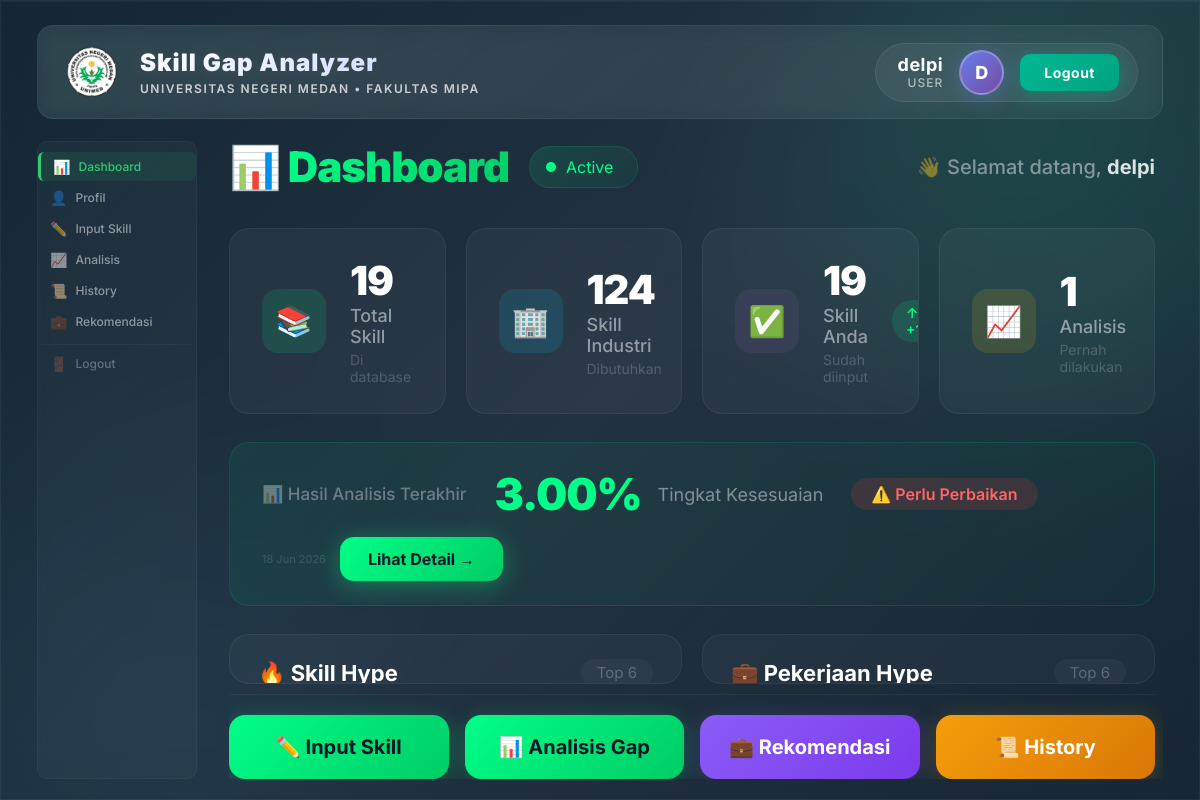
Page /dashboard/dashboard.php (signed in) on the committed database.
### tables this page shows
CREATE TABLE `users` (
  `id` int(11) NOT NULL,
  `name` varchar(100) NOT NULL,
  `email` varchar(100) NOT NULL,
  `password` varchar(255) NOT NULL,
  `created_at` timestamp NOT NULL DEFAULT current_timestamp()
);

CREATE TABLE `analysis_history` (
  `id` int(11) NOT NULL,
  `user_id` int(11) NOT NULL,
  `match_percentage` decimal(5,2) NOT NULL,
  `matched_skills` text DEFAULT NULL,
  `gap_skills` text DEFAULT NULL,
  `created_at` timestamp NOT NULL DEFAULT current_timestamp()
);

### dashboard/dashboard.php (the view, shortened to what this page needs)
<?php
require_once '../config/database.php';
$stmt = $pdo->prepare("SELECT name FROM users WHERE id = ?");
$stmt->execute([$_SESSION['user_id']]);
$user = $stmt->fetch();
$totalSkills = $pdo->query("SELECT COUNT(*) FROM skills")->fetchColumn();
$totalIndustry = $pdo->query("SELECT COUNT(*) FROM industry_skills")->fetchColumn();
$stmt = $pdo->prepare("SELECT COUNT(*) FROM user_skills WHERE user_id = ?");
$stmt->execute([$_SESSION['user_id']]);
$userSkillCount = $stmt->fetchColumn();
$stmt = $pdo->prepare("SELECT COUNT(*) FROM analysis_history WHERE user_id = ?");
$stmt->execute([$_SESSION['user_id']]);
$historyCount = $stmt->fetchColumn();
$trendingSkills = $pdo->query("SELECT * FROM trending_skills ORDER BY trend_score DESC LIMIT 6")->fetchAll();
$trendingJobs = $pdo->query("SELECT * FROM trending_jobs ORDER BY trend_score DESC LIMIT 6")->fetchAll();
$stmt = $pdo->prepare("SELECT * FROM analysis_history WHERE user_id = ? ORDER BY created_at DESC LIMIT 1");
$stmt->execute([$_SESSION['user_id']]);
$lastAnalysis = $stmt->fetch();
include '../includes/header.php';
?>
<div class="dashboard-wrapper">
    <?php include '../includes/sidebar.php'; ?>
    <div class="dashboard-main">
        <div class="dashboard-header">
            <div class="left-section">
                <h1>📊 <span>Dashboard</span></h1>
                <div class="welcome-badge">
                    <span class="dot"></span>
                    Active
                </div>
            </div>
            <div class="greeting">
                👋 Selamat datang, <strong><?= htmlspecialchars($user['name']) ?></strong>
            </div>
        </div>
        <div class="stats-grid">
            <div class="stat-card">
                <div class="stat-icon-wrap green">📚</div>
                <div class="stat-info">
                    <div class="stat-number"><?= $totalSkills ?></div>
                    <div class="stat-label">Total Skill</div>
                    <div class="stat-sub">Di database</div>
                </div>
            </div>
            <div class="stat-card">
                <div class="stat-icon-wrap blue">🏢</div>
                <div class="stat-info">
                    <div class="stat-number"><?= $totalIndustry ?></div>
                    <div class="stat-label">Skill Industri</div>
                    <div class="stat-sub">Dibutuhkan</div>
                </div>
            </div>
            <div class="stat-card">
                <div class="stat-icon-wrap purple">✅</div>
                <div class="stat-info">
                    <div class="stat-number"><?= $userSkillCount ?></div>
                    <div class="stat-label">Skill Anda</div>
                    <div class="stat-sub">Sudah diinput</div>
                </div>
                <span class="stat-trend up">↑ +12%</span>
            </div>
            <div class="stat-card">
                <div class="stat-icon-wrap orange">📈</div>
                <div class="stat-info">
                    <div class="stat-number"><?= $historyCount ?></div>
                    <div class="stat-label">Analisis</div>
                    <div class="stat-sub">Pernah dilakukan</div>
                </div>
            </div>
        </div>
        <?php if ($lastAnalysis): ?>
        <div class="last-analysis">
            <div class="analysis-content">
                <div class="analysis-left">
                    <div class="analysis-item">
                        <span class="analysis-label">📊 Hasil Analisis Terakhir</span>
                    </div>
                    <div class="analysis-item">
                        <span class="analysis-percentage"><?= $lastAnalysis['match_percentage'] ?>%</span>
                        <span class="analysis-text">Tingkat Kesesuaian</span>
                    </div>
                    <span class="analysis-status <?= $lastAnalysis['match_percentage'] >= 70 ? 'high' : ($lastAnalysis['match_percentage'] >= 50 ? 'medium' : 'low') ?>">
                        <?= $lastAnalysis['match_percentage'] >= 70 ? '✅ Baik' : ($lastAnalysis['match_percentage'] >= 50 ? '⚡ Sedang' : '⚠️ Perlu Perbaikan') ?>
                    </span>
                </div>
                <div class="analysis-action">
                    <span style="font-size:11px; color:rgba(255,255,255,0.15);">
                        <?= date('d M Y', strtotime($lastAnalysis['created_at'])) ?>
                    </span>
                    <a href="analysis.php" class="btn-detail">
                        Lihat Detail →
                    </a>
                </div>
            </div>
        </div>
        <?php endif; ?>
        <div class="trending-section">
            <div class="trending-box">
                <div class="trending-header">
                    <h3>🔥 Skill Hype</h3>
                    <span class="trending-count">Top <?= count($trendingSkills) ?></span>
                </div>
            </div>
            <div class="trending-box">
                <div class="trending-header">
                    <h3>💼 Pekerjaan Hype</h3>
                    <span class="trending-count">Top <?= count($trendingJobs) ?></span>
                </div>
            </div>
        </div>
        <div class="actions-bar">
            <a href="skills.php" class="btn-action primary">✏️ Input Skill</a>
            <a href="analysis.php" class="btn-action primary">📊 Analisis Gap</a>
            <a href="recommendations.php" class="btn-action purple">💼 Rekomendasi</a>
            <a href="history.php" class="btn-action orange">📜 History</a>
        </div>
    </div>
</div>

### assets/css/style.css (style rules this page uses)
* { margin: 0; padding: 0; box-sizing: border-box; }
html { scroll-behavior: smooth; }
body { font-family: 'Inter', 'Segoe UI', Tahoma, Geneva, Verdana, sans-serif; min-height: 100vh; background: linear-gradient(135deg, #0a1628 0%, #1a2a3a 50%, #0d1b2a 100%); padding: 0; position: relative; overflow-x: hidden; color: #ffffff; font-size: 18px; }
.stat-number { font-size: 34px; font-weight: 800; color: #ffffff; letter-spacing: -0.5px; }
.stat-label { font-size: 16px; color: rgba(255, 255, 255, 0.4); font-weight: 500; }

### rows in the picture
users: name "delpi"
analysis_history: match_percentage "3.00", created_at "18 Jun 2026"

### other values in the picture
$_SESSION['user_name'] "delpi"
$_SESSION['user_role'] "USER"
substr($_SESSION['user_name'] ?? 'U', 0, 1) "D"
$totalSkills "19"
$totalIndustry "124"
$userSkillCount "19"
$historyCount "1"
count($trendingSkills) "6"
count($trendingJobs) "6"
